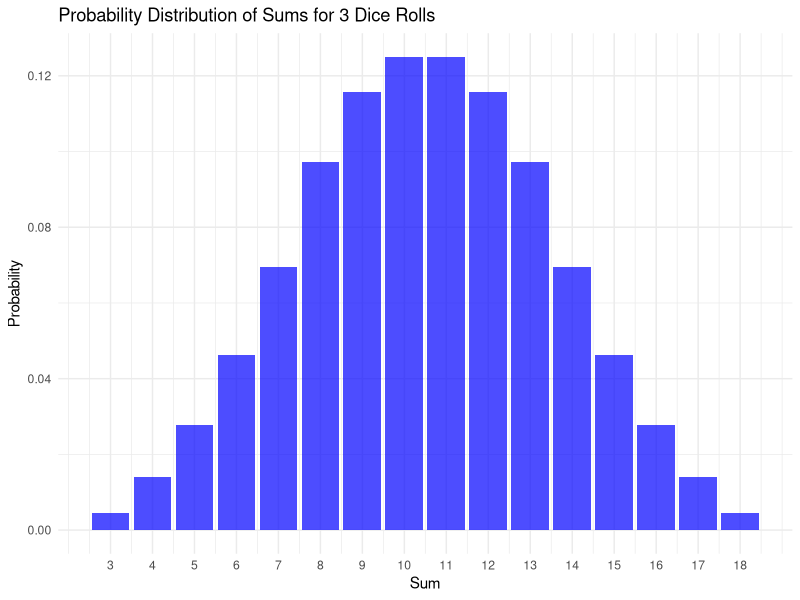

The R script that drew this image:
library(dplyr)
library(ggplot2)
#TASK1

# Define the number of sides of the dice
dice_sides <- 1:6

# Generate all possible sequences of three dice throws
all_combinations <- expand.grid(dice_sides, dice_sides, dice_sides)

# Name the columns
colnames(all_combinations) <- c("Die1", "Die2", "Die3")

# Get the first 10 rows
first_10 <- head(all_combinations, 10)

# Get the last 10 rows
last_10 <- tail(all_combinations, 10)

# Number of possible outcomes
num_outcomes <- nrow(all_combinations)

print(first_10)
print(last_10)
print(num_outcomes)

#TASK2

# Generate all possible outcomes when throwing 3 dice
outcomes <- expand.grid(Die1 = 1:6, Die2 = 1:6, Die3 = 1:6)

# Calculate the sum of each outcome
outcomes$Sum <- outcomes$Die1 + outcomes$Die2 + outcomes$Die3

# Create a summary table for the sums and their probabilities
sum_probabilities <- outcomes %>%
  group_by(Sum) %>%
  summarise(Probability = n() / nrow(outcomes))

print(sum_probabilities)

# Plot the bar chart of the possible sums
ggplot(sum_probabilities, aes(x = Sum, y = Probability)) +
  geom_bar(stat = "identity", fill = "blue", alpha = 0.7) +
  labs(title = "Probability Distribution of Sums for 3 Dice Rolls",
       x = "Sum", y = "Probability") +
  theme_minimal() +
  scale_x_continuous(breaks = sum_probabilities$Sum)

#TASK3

# Filter outcomes where at least one of the dies shows a 3
filtered_outcomes <- outcomes %>%
  filter(Die1 == 3 | Die2 == 3 | Die3 == 3)

# Calculate the probability that the sum of the dies is ≥ 10
total_filtered_outcomes <- nrow(filtered_outcomes)
desired_outcomes <- filtered_outcomes %>%
  filter(Sum >= 10)

probability <- nrow(desired_outcomes) / total_filtered_outcomes

# Probability of the sum is ≥ 10, given that at least one of the dice shows a 3
print(probability)
